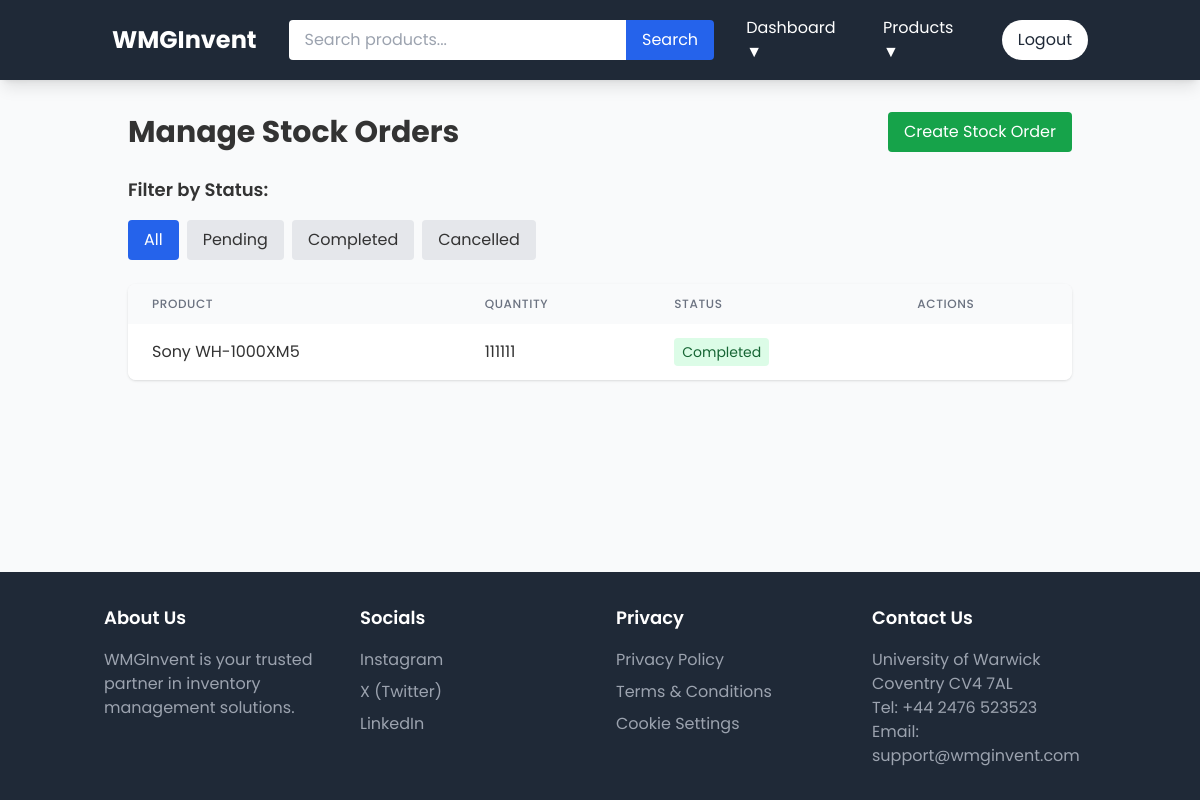
Page /dashboard/stock-orders (signed in) on the earlier database version.
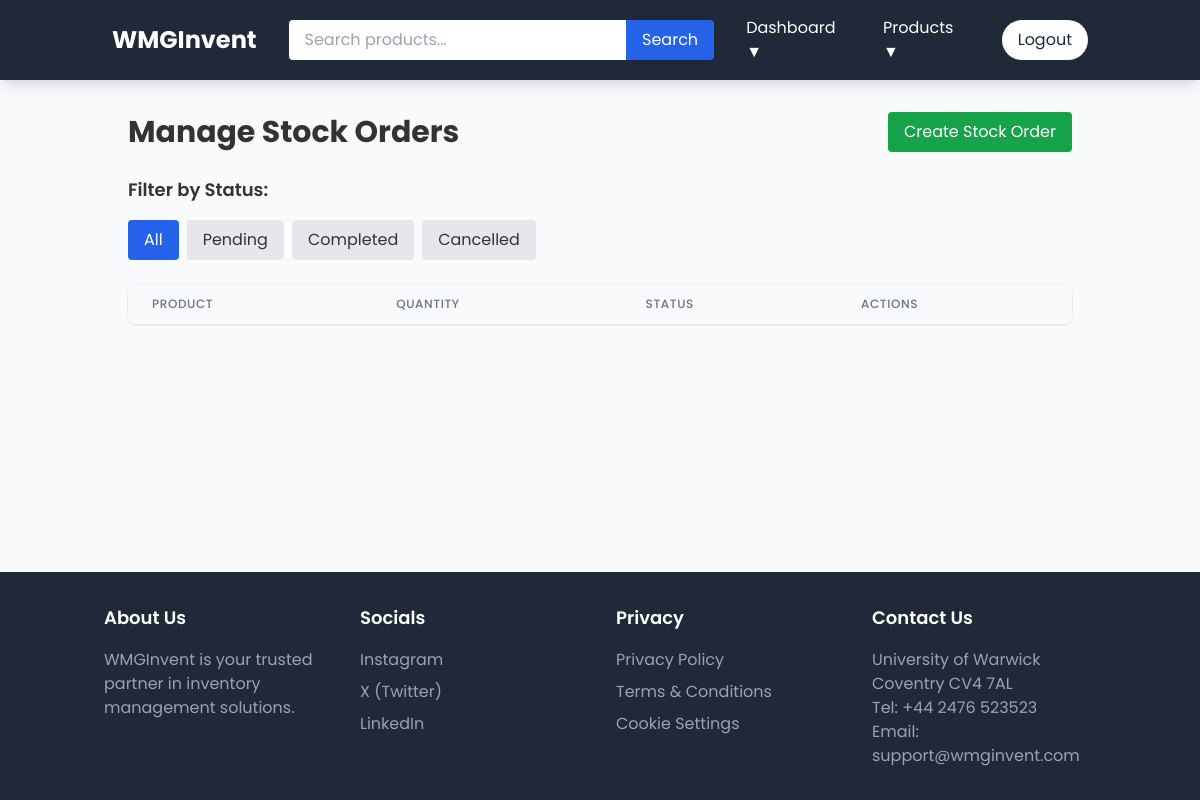
Same page on the later database version.
### app/models/stock_order.py (models this page shows)
class StockOrder(db.Model):
    id = db.Column(db.Integer, primary_key=True)
    product_id = db.Column(db.Integer, db.ForeignKey('product.id'), nullable=False)
    quantity = db.Column(db.Integer, nullable=False)
    status = db.Column(db.String(20), default='pending')  # pending, approved, completed, cancelled
    created_at = db.Column(db.DateTime, default=datetime.utcnow)
    updated_at = db.Column(db.DateTime, default=datetime.utcnow, onupdate=datetime.utcnow)
    product = db.relationship('Product', backref='stock_orders')

### app/models/product.py (models this page shows, shortened)
class Product(db.Model):
    id = db.Column(db.Integer, primary_key=True)
    name = db.Column(db.String(128), nullable=False)                     # Product name (required)
    description = db.Column(db.Text)                                     # Product description
    price = db.Column(db.Float, nullable=False)                          # Product price (required)
    stock_level = db.Column(db.Integer, default=0)                       # Current inventory count
    min_stock_level = db.Column(db.Integer, default=10)                  # Threshold for reordering
    category_id = db.Column(db.Integer, db.ForeignKey('category.id'), nullable=False)  # Product category
    image_url = db.Column(db.String(512))                                # For storing direct image URLs
    created_at = db.Column(db.DateTime, default=datetime.utcnow)         # Creation timestamp
    updated_at = db.Column(db.DateTime, default=datetime.utcnow, onupdate=datetime.utcnow)  # Last update

### app/routes/admin.py (the view)
@bp.route('/stock-orders')
@login_required
def stock_orders():
    if not current_user.can_manage_stock():
        abort(403)
    selected_status = request.args.get('status', None)
    page = request.args.get('page', 1, type=int)
    per_page = 10
    query = StockOrder.query
    if selected_status:
        query = query.filter_by(status=selected_status)
    stock_orders = query.order_by(StockOrder.created_at.desc()).paginate(page=page, per_page=per_page)
    return render_template('admin/stock_orders.html', stock_orders=stock_orders, selected_status=selected_status)

### app/__init__.py (called while the page is built)
def create_app(config_class=Config):
    app = Flask(__name__)  # Use built-in static folder in app/static
    app.config.from_object(config_class)
    db.init_app(app)
    login_manager.init_app(app)
    migrate.init_app(app, db)
    csrf.init_app(app)
    login_manager.login_view = 'auth.login'
    login_manager.login_message_category = 'info'
    from app.models.category import Category
    @app.context_processor
    def inject_categories():
        return dict(categories=Category.query.all())
    from app.routes import auth, main, products, admin, orders, reorders
    app.register_blueprint(auth.bp)
    app.register_blueprint(main.bp)
    app.register_blueprint(products.bp)
    app.register_blueprint(admin.bp)
    app.register_blueprint(orders.bp)
    app.register_blueprint(reorders.bp)
    print(f"Static folder path: {app.static_folder}")
    return app

### app/models/user.py (called while the page is built)
@login_manager.user_loader
def load_user(id):
    return User.query.get(int(id))

    def can_manage_stock(self):
        return self.role in ['admin', 'site_admin']

    def can_manage_users(self):
        return self.role == 'site_admin'

    def is_site_admin(self):
        return self.role == 'site_admin'

### app/templates/admin/stock_orders.html (shortened to what this page needs)
{% extends "base.html" %}
{% block content %}
<div class="container mx-auto px-4">
    <div class="flex justify-between items-center mb-6">
        <h1 class="text-3xl font-bold">Manage Stock Orders</h1>
        <a href="{{ url_for('admin.create_stock_order') }}"
           class="bg-green-600 text-white px-4 py-2 rounded hover:bg-green-700">
            Create Stock Order
        </a>
    </div>
    <div class="mb-6">
        <div class="flex flex-wrap gap-2">
            <h3 class="text-lg font-semibold w-full mb-2">Filter by Status:</h3>
            <a href="{{ url_for('admin.stock_orders') }}"
               class="px-4 py-2 rounded {% if not selected_status %}bg-blue-600 text-white{% else %}bg-gray-200{% endif %} hover:bg-blue-600 hover:text-white transition-colors">
                All
            </a>
            <a href="{{ url_for('admin.stock_orders', status='Pending') }}"
               class="px-4 py-2 rounded {% if selected_status == 'Pending' %}bg-blue-600 text-white{% else %}bg-gray-200{% endif %} hover:bg-blue-600 hover:text-white transition-colors">
                Pending
            </a>
            <a href="{{ url_for('admin.stock_orders', status='Completed') }}"
               class="px-4 py-2 rounded {% if selected_status == 'Completed' %}bg-blue-600 text-white{% else %}bg-gray-200{% endif %} hover:bg-blue-600 hover:text-white transition-colors">
                Completed
            </a>
            <a href="{{ url_for('admin.stock_orders', status='Cancelled') }}"
               class="px-4 py-2 rounded {% if selected_status == 'Cancelled' %}bg-blue-600 text-white{% else %}bg-gray-200{% endif %} hover:bg-blue-600 hover:text-white transition-colors">
                Cancelled
            </a>
        </div>
    </div>
    <div class="bg-white rounded-lg shadow overflow-hidden">
        <table class="min-w-full">
            <thead class="bg-gray-50">
                <tr>
                    <th class="px-6 py-3 text-left text-xs font-medium text-gray-500 uppercase tracking-wider">Product</th>
                    <th class="px-6 py-3 text-left text-xs font-medium text-gray-500 uppercase tracking-wider">Quantity</th>
                    <th class="px-6 py-3 text-left text-xs font-medium text-gray-500 uppercase tracking-wider">Status</th>
                    <th class="px-6 py-3 text-left text-xs font-medium text-gray-500 uppercase tracking-wider">Actions</th>
                </tr>
            </thead>
            <tbody class="bg-white divide-y divide-gray-200">
                {% for stock_order in stock_orders %}
                <tr>
                    <td class="px-6 py-4 whitespace-nowrap">{{ stock_order.product.name }}</td>
                    <td class="px-6 py-4 whitespace-nowrap">{{ stock_order.quantity }}</td>
                    <td class="px-6 py-4 whitespace-nowrap">
                        <span class="px-2 py-1 rounded text-sm
                            {% if stock_order.status == 'pending' %}bg-yellow-100 text-yellow-800
                            {% elif stock_order.status == 'approved' %}bg-blue-100 text-blue-800
                            {% elif stock_order.status == 'completed' %}bg-green-100 text-green-800
                            {% elif stock_order.status == 'cancelled' %}bg-red-100 text-red-800{% endif %}">
                            {{ stock_order.status|title }}
                        </span>
                    </td>
                    <td class="px-6 py-4 whitespace-nowrap">
                    </td>
                </tr>
                {% endfor %}
            </tbody>
        </table>
    </div>
</div>
{% endblock %}

Differences in the rows shown:
removed StockOrder: product.name "Sony WH-1000XM5", quantity "111111", status "Completed"
